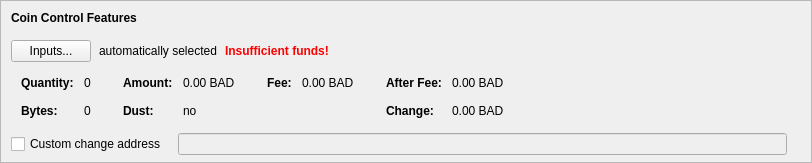
    <widget class="QFrame" name="frameCoinControl">
    <property name="sizePolicy">
     <sizepolicy hsizetype="Expanding" vsizetype="Maximum">
      <horstretch>0</horstretch>
      <verstretch>0</verstretch>
     </sizepolicy>
    </property>
    <property name="maximumSize">
     <size>
      <width>16777215</width>
      <height>16777215</height>
     </size>
    </property>
    <property name="frameShape">
     <enum>QFrame::StyledPanel</enum>
    </property>
    <property name="frameShadow">
     <enum>QFrame::Sunken</enum>
    </property>
    <layout class="QVBoxLayout" name="verticalLayoutCoinControl2">
      <property name="spacing">
       <number>0</number>
      </property>
      <property name="leftMargin">
       <number>0</number>
      </property>
      <property name="topMargin">
       <number>0</number>
      </property>
      <property name="rightMargin">
       <number>0</number>
      </property>
      <property name="bottomMargin">
       <number>6</number>
      </property>
      <item>
       <layout class="QVBoxLayout" name="verticalLayoutCoinControl" stretch="0,0,0,0,1">
        <property name="spacing">
         <number>0</number>
        </property>
        <property name="leftMargin">
         <number>10</number>
        </property>
        <property name="topMargin">
         <number>10</number>
        </property>
        <item>
         <layout class="QHBoxLayout" name="horizontalLayoutCoinControl1">
          <property name="bottomMargin">
           <number>15</number>
          </property>
          <item>
           <widget class="QLabel" name="labelCoinControlFeatures">
            <property name="sizePolicy">
             <sizepolicy hsizetype="Preferred" vsizetype="Maximum">
              <horstretch>0</horstretch>
              <verstretch>0</verstretch>
             </sizepolicy>
            </property>
            <property name="font">
             <font>
              <weight>75</weight>
              <bold>true</bold>
             </font>
            </property>
            <property name="styleSheet">
             <string notr="true">font-weight:bold;</string>
            </property>
            <property name="text">
             <string>Coin Control Features</string>
            </property>
           </widget>
          </item>
         </layout>
        </item>
        <item>
         <layout class="QHBoxLayout" name="horizontalLayoutCoinControl2" stretch="0,0,0,0">
          <property name="spacing">
           <number>8</number>
          </property>
          <property name="bottomMargin">
           <number>10</number>
          </property>
          <item>
           <widget class="QPushButton" name="pushButtonCoinControl">
            <property name="styleSheet">
             <string notr="true"/>
            </property>
            <property name="text">
             <string>Inputs...</string>
            </property>
            <property name="autoDefault">
             <bool>false</bool>
            </property>
           </widget>
          </item>
          <item>
           <widget class="QLabel" name="labelCoinControlAutomaticallySelected">
            <property name="text">
             <string>automatically selected</string>
            </property>
            <property name="margin">
             <number>5</number>
            </property>
           </widget>
          </item>
          <item>
           <widget class="QLabel" name="labelCoinControlInsuffFunds">
            <property name="font">
             <font>
              <weight>75</weight>
              <bold>true</bold>
             </font>
            </property>
            <property name="styleSheet">
             <string notr="true">color:red;font-weight:bold;</string>
            </property>
            <property name="text">
             <string>Insufficient funds!</string>
            </property>
            <property name="margin">
             <number>5</number>
            </property>
           </widget>
          </item>
          <item>
           <spacer name="horizontalSpacerCoinControl">
            <property name="orientation">
             <enum>Qt::Horizontal</enum>
            </property>
            <property name="sizeHint" stdset="0">
             <size>
              <width>40</width>
              <height>1</height>
             </size>
            </property>
           </spacer>
          </item>
         </layout>
        </item>
        <item>
         <widget class="QWidget" name="widgetCoinControl" native="true">
          <property name="sizePolicy">
           <sizepolicy hsizetype="Preferred" vsizetype="Preferred">
            <horstretch>0</horstretch>
            <verstretch>0</verstretch>
           </sizepolicy>
          </property>
          <property name="minimumSize">
           <size>
            <width>0</width>
            <height>0</height>
           </size>
          </property>
          <property name="styleSheet">
           <string notr="true"/>
          </property>
          <layout class="QHBoxLayout" name="horizontalLayoutCoinControl5">
           <property name="leftMargin">
            <number>0</number>
           </property>
           <property name="topMargin">
            <number>0</number>
           </property>
           <property name="rightMargin">
            <number>0</number>
           </property>
           <property name="bottomMargin">
            <number>0</number>
           </property>
           <item>
            <layout class="QHBoxLayout" name="horizontalLayoutCoinControl3" stretch="0,0,0,1">
             <property name="spacing">
              <number>20</number>
             </property>
             <property name="topMargin">
              <number>0</number>
             </property>
             <property name="bottomMargin">
              <number>10</number>
             </property>
             <item>
              <layout class="QFormLayout" name="formLayoutCoinControl1">
               <property name="horizontalSpacing">
                <number>10</number>
               </property>
               <property name="verticalSpacing">
                <number>14</number>
               </property>
               <property name="leftMargin">
                <number>10</number>
               </property>
               <property name="topMargin">
                <number>4</number>
               </property>
               <property name="rightMargin">
                <number>6</number>
               </property>
               <item row="0" column="0">
                <widget class="QLabel" name="labelCoinControlQuantityText">
                 <property name="font">
                  <font>
                   <weight>75</weight>
                   <bold>true</bold>
                  </font>
                 </property>
                 <property name="text">
                  <string>Quantity:</string>
                 </property>
                 <property name="margin">
                  <number>0</number>
                 </property>
                </widget>
               </item>
               <item row="0" column="1">
                <widget class="QLabel" name="labelCoinControlQuantity">
                 <property name="cursor">
                  <cursorShape>IBeamCursor</cursorShape>
                 </property>
                 <property name="contextMenuPolicy">
                  <enum>Qt::ActionsContextMenu</enum>
                 </property>
                 <property name="text">
                  <string notr="true">0</string>
                 </property>
                 <property name="margin">
                  <number>0</number>
                 </property>
                 <property name="textInteractionFlags">
                  <set>Qt::LinksAccessibleByMouse|Qt::TextSelectableByKeyboard|Qt::TextSelectableByMouse</set>
                 </property>
                </widget>
               </item>
               <item row="1" column="0">
                <widget class="QLabel" name="labelCoinControlBytesText">
                 <property name="font">
                  <font>
                   <weight>75</weight>
                   <bold>true</bold>
                  </font>
                 </property>
                 <property name="text">
                  <string>Bytes:</string>
                 </property>
                </widget>
               </item>
               <item row="1" column="1">
                <widget class="QLabel" name="labelCoinControlBytes">
                 <property name="cursor">
                  <cursorShape>IBeamCursor</cursorShape>
                 </property>
                 <property name="contextMenuPolicy">
                  <enum>Qt::ActionsContextMenu</enum>
                 </property>
                 <property name="text">
                  <string notr="true">0</string>
                 </property>
                 <property name="textInteractionFlags">
                  <set>Qt::LinksAccessibleByMouse|Qt::TextSelectableByKeyboard|Qt::TextSelectableByMouse</set>
                 </property>
                </widget>
               </item>
              </layout>
             </item>
             <item>
              <layout class="QFormLayout" name="formLayoutCoinControl2">
               <property name="horizontalSpacing">
                <number>10</number>
               </property>
               <property name="verticalSpacing">
                <number>14</number>
               </property>
               <property name="leftMargin">
                <number>6</number>
               </property>
               <property name="topMargin">
                <number>4</number>
               </property>
               <property name="rightMargin">
                <number>6</number>
               </property>
               <item row="0" column="0">
                <widget class="QLabel" name="labelCoinControlAmountText">
                 <property name="font">
                  <font>
                   <weight>75</weight>
                   <bold>true</bold>
                  </font>
                 </property>
                 <property name="text">
                  <string>Amount:</string>
                 </property>
                 <property name="margin">
                  <number>0</number>
                 </property>
                </widget>
               </item>
               <item row="0" column="1">
                <widget class="QLabel" name="labelCoinControlAmount">
                 <property name="cursor">
                  <cursorShape>IBeamCursor</cursorShape>
                 </property>
                 <property name="contextMenuPolicy">
                  <enum>Qt::ActionsContextMenu</enum>
                 </property>
                 <property name="text">
                  <string notr="true">0.00 BAD</string>
                 </property>
                 <property name="textInteractionFlags">
                  <set>Qt::LinksAccessibleByMouse|Qt::TextSelectableByKeyboard|Qt::TextSelectableByMouse</set>
                 </property>
                </widget>
               </item>
               <item row="1" column="0">
                <widget class="QLabel" name="labelCoinControlLowOutputText">
                 <property name="font">
                  <font>
                   <weight>75</weight>
                   <bold>true</bold>
                  </font>
                 </property>
                 <property name="text">
                  <string>Dust:</string>
                 </property>
                </widget>
               </item>
               <item row="1" column="1">
                <widget class="QLabel" name="labelCoinControlLowOutput">
                 <property name="cursor">
                  <cursorShape>IBeamCursor</cursorShape>
                 </property>
                 <property name="contextMenuPolicy">
                  <enum>Qt::ActionsContextMenu</enum>
                 </property>
                 <property name="text">
                  <string notr="true">no</string>
                 </property>
                 <property name="textInteractionFlags">
                  <set>Qt::LinksAccessibleByMouse|Qt::TextSelectableByKeyboard|Qt::TextSelectableByMouse</set>
                 </property>
                </widget>
               </item>
              </layout>
             </item>
             <item>
              <layout class="QFormLayout" name="formLayoutCoinControl3">
               <property name="horizontalSpacing">
                <number>10</number>
               </property>
               <property name="verticalSpacing">
                <number>14</number>
               </property>
               <property name="leftMargin">
                <number>6</number>
               </property>
               <property name="topMargin">
                <number>4</number>
               </property>
               <property name="rightMargin">
                <number>6</number>
               </property>
               <item row="0" column="0">
                <widget class="QLabel" name="labelCoinControlFeeText">
                 <property name="font">
                  <font>
                   <weight>75</weight>
                   <bold>true</bold>
                  </font>
                 </property>
                 <property name="text">
                  <string>Fee:</string>
                 </property>
                 <property name="margin">
                  <number>0</number>
                 </property>
                </widget>
               </item>
               <item row="0" column="1">
                <widget class="QLabel" name="labelCoinControlFee">
                 <property name="cursor">
                  <cursorShape>IBeamCursor</cursorShape>
                 </property>
                 <property name="contextMenuPolicy">
                  <enum>Qt::ActionsContextMenu</enum>
                 </property>
                 <property name="text">
                  <string notr="true">0.00 BAD</string>
                 </property>
                 <property name="textInteractionFlags">
                  <set>Qt::LinksAccessibleByMouse|Qt::TextSelectableByKeyboard|Qt::TextSelectableByMouse</set>
                 </property>
                </widget>
               </item>
              </layout>
             </item>
             <item>
              <layout class="QFormLayout" name="formLayoutCoinControl4">
               <property name="horizontalSpacing">
                <number>10</number>
               </property>
               <property name="verticalSpacing">
                <number>14</number>
               </property>
               <property name="leftMargin">
                <number>6</number>
               </property>
               <property name="topMargin">
                <number>4</number>
               </property>
               <property name="rightMargin">
                <number>6</number>
               </property>
               <item row="0" column="0">
                <widget class="QLabel" name="labelCoinControlAfterFeeText">
                 <property name="font">
                  <font>
                   <weight>75</weight>
                   <bold>true</bold>
                  </font>
                 </property>
                 <property name="text">
                  <string>After Fee:</string>
                 </property>
                 <property name="margin">
                  <number>0</number>
                 </property>
                </widget>
               </item>
               <item row="0" column="1">
                <widget class="QLabel" name="labelCoinControlAfterFee">
                 <property name="cursor">
                  <cursorShape>IBeamCursor</cursorShape>
                 </property>
                 <property name="contextMenuPolicy">
                  <enum>Qt::ActionsContextMenu</enum>
                 </property>
                 <property name="text">
                  <string notr="true">0.00 BAD</string>
                 </property>
                 <property name="textInteractionFlags">
                  <set>Qt::LinksAccessibleByMouse|Qt::TextSelectableByKeyboard|Qt::TextSelectableByMouse</set>
                 </property>
                </widget>
               </item>
               <item row="1" column="0">
                <widget class="QLabel" name="labelCoinControlChangeText">
                 <property name="font">
                  <font>
                   <weight>75</weight>
                   <bold>true</bold>
                  </font>
                 </property>
                 <property name="text">
                  <string>Change:</string>
                 </property>
                </widget>
               </item>
               <item row="1" column="1">
                <widget class="QLabel" name="labelCoinControlChange">
                 <property name="cursor">
                  <cursorShape>IBeamCursor</cursorShape>
                 </property>
                 <property name="contextMenuPolicy">
                  <enum>Qt::ActionsContextMenu</enum>
                 </property>
                 <property name="text">
                  <string notr="true">0.00 BAD</string>
                 </property>
                 <property name="textInteractionFlags">
                  <set>Qt::LinksAccessibleByMouse|Qt::TextSelectableByKeyboard|Qt::TextSelectableByMouse</set>
                 </property>
                </widget>
               </item>
              </layout>
             </item>
            </layout>
           </item>
          </layout>
         </widget>
        </item>
        <item>
         <layout class="QHBoxLayout" name="horizontalLayoutCoinControl4" stretch="0,0,0">
          <property name="spacing">
           <number>12</number>
          </property>
          <property name="sizeConstraint">
           <enum>QLayout::SetDefaultConstraint</enum>
          </property>
          <property name="topMargin">
           <number>5</number>
          </property>
          <property name="rightMargin">
           <number>5</number>
          </property>
          <item>
           <widget class="QCheckBox" name="checkBoxCoinControlChange">
            <property name="toolTip">
             <string>If this is activated, but the change address is empty or invalid, change will be sent to a newly generated address.</string>
            </property>
            <property name="text">
             <string>Custom change address</string>
            </property>
           </widget>
          </item>
          <item>
           <widget class="QValidatedLineEdit" name="lineEditCoinControlChange">
            <property name="enabled">
             <bool>false</bool>
            </property>
            <property name="sizePolicy">
             <sizepolicy hsizetype="Expanding" vsizetype="Fixed">
              <horstretch>0</horstretch>
              <verstretch>0</verstretch>
             </sizepolicy>
            </property>
           </widget>
          </item>
          <item>
           <widget class="QLabel" name="labelCoinControlChangeLabel">
            <property name="sizePolicy">
             <sizepolicy hsizetype="Preferred" vsizetype="Expanding">
              <horstretch>0</horstretch>
              <verstretch>0</verstretch>
             </sizepolicy>
            </property>
            <property name="minimumSize">
             <size>
              <width>0</width>
              <height>0</height>
             </size>
            </property>
            <property name="text">
             <string/>
            </property>
            <property name="margin">
             <number>3</number>
            </property>
           </widget>
          </item>
         </layout>
        </item>
        <item>
         <spacer name="verticalSpacerCoinControl">
          <property name="orientation">
           <enum>Qt::Vertical</enum>
          </property>
          <property name="sizeHint" stdset="0">
           <size>
            <width>800</width>
            <height>1</height>
           </size>
          </property>
         </spacer>
        </item>
       </layout>
      </item>
     </layout>
    </widget>
